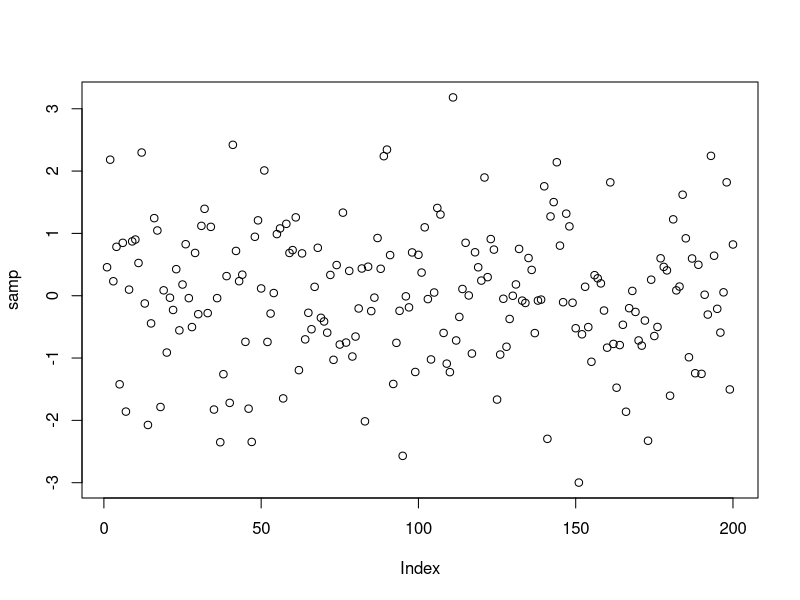

Generate this figure with R:
######## ZAJECIA 18.11.2019 PODEJSCIE 2 ############

print('Hello')

num_der <- function(f, x, h) {
  (f(x + h) - f(x))/h
}

f <- function(x) exp(x)

num_der(f, 3, 1/10000000)


n <- 200
samp <- rt(n, 10)
print(samp)
plot(samp)
